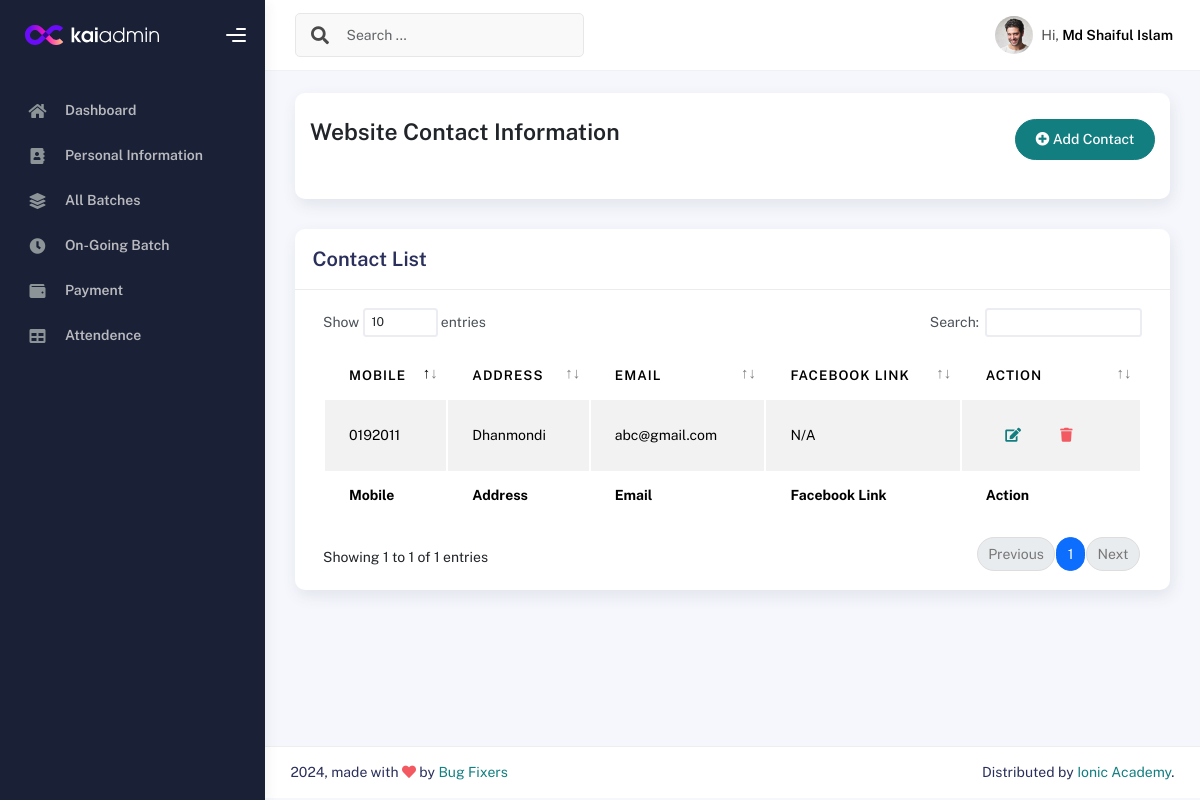
Page /contactlist/ (signed in) on the committed database.
### IMSapp/models.py (models this page shows, shortened)
class IMSUserModel(AbstractUser):
    USERTYPE=[
        ('Authority','Authority'),
        ('Student','Student'),
        ('Teacher','Teacher'),
        ('Staff','Staff'),
    ]
    UserType=models.CharField(choices=USERTYPE,max_length=100, null=True)

class StudentModel(models.Model):
    Imsuser=models.OneToOneField(IMSUserModel,on_delete=models.CASCADE,related_name='studentinfo',null=True)
    StudentID=models.CharField(max_length=100,null=True)
    StudentName=models.CharField(max_length=100,null=True)
    StudentPhoto=models.ImageField(upload_to='studentPhoto',null=True)
    AdmissionDate=models.DateField(auto_now_add=True,null=True)
    EducationalQualification=models.CharField(max_length=100,null=True)
    LinkedInLink =models.CharField(max_length=150,null=True)
    GithubLink =models.CharField(max_length=150,null=True)
    FacebookLink =models.CharField(max_length=150,null=True)

class WebsiteContactModel(models.Model):
    Imsuser = models.CharField(max_length=50,null=True)
    Mobile = models.CharField(max_length=50,null=True)
    Address = models.CharField(max_length=100,null=True)
    Email = models.CharField(max_length=100,null=True)
    MapLink = models.TextField(null=True)
    GithubLink =models.CharField(max_length=150,null=True)
    FacebookLink =models.CharField(max_length=150,null=True)
    YoutubeLink =models.CharField(max_length=150,null=True)
    TwitterLink =models.CharField(max_length=150,null=True)

### IMSapp/contactviews.py (the view)
# urls.py: path('contactlist/',contactlist,name="contactlist"),
def contactlist(request):
    contactdata = WebsiteContactModel.objects.all()
    return render(request,'contact/contactlist.html',{'contactdata':contactdata})

### IMSapp/templates/contact/contactlist.html
{% extends "profilemaster/master.html" %}
{% block content %}
<div class="col-sm-12 col-md-12">
    <div class="card card-stats card-round">
        <div class="card-body">
            <div class="d-flex align-items-left align-items-md-center flex-column flex-md-row pt-2 pb-4">
                <div>
                    <h3 class="fw-bold mb-3">Website Contact Information</h3>
                </div>
                <div class="ms-md-auto py-2 py-md-0">
                    <a href="{% url 'addcontact' %}" class="btn btn-primary btn-round"><i class="fas fa-plus-circle"></i> Add Contact</a>
                </div>
            </div>
        </div>
    </div>
</div>
<div class="col-md-12">
    <div class="card">
      <div class="card-header">
        <h4 class="card-title">Contact List</h4>
      </div>
      <div class="card-body">
        <div class="table-responsive">
          <table id="basic-datatables" class="display table table-striped table-hover">
            <thead>
              <tr>
                <th>Mobile</th>
                <th>Address</th>
                <th>Email</th>
                <th>Facebook Link</th>
                <th>Action</th>
              </tr>
            </thead>
            <tfoot>
                <tr>
                    <th>Mobile</th>
                    <th>Address</th>
                    <th>Email</th>
                    <th>Facebook Link</th>
                    <th>Action</th>
                  </tr>
            </tfoot>
            <tbody>
              {% for i in contactdata %}
              <tr>
                <td>{{i.Mobile}}</td>
                <td>{{i.Address}}</td>
                <td>{{i.Email}}</td>
                <td>{{i.FacebookLink}}</td>
                <td>
                    <div class="form-button-action">
                      <a href="{% url 'editcontact' i.id %}" class="btn btn-link btn-primary btn-md">
                        <i class="fa fa-edit"></i>
                      </a>
                      <a href="{% url 'deletecontact' i.id %}" class="btn btn-link btn-danger btn-md">
                        <i class="fa fa-trash"></i>
                      </a>
                    </div>
                  </td>
              </tr>
              {% endfor %}
            </tbody>
          </table>
        </div>
      </div>
    </div>
  </div>
{% endblock content %}

### IMSapp/templates/profilemaster/header.html (shortened to what this page needs)
{% load static %}
<div class="main-header">
    <nav class="navbar navbar-header navbar-header-transparent navbar-expand-lg border-bottom">
      <div class="container-fluid">
        <nav class="navbar navbar-header-left navbar-expand-lg navbar-form nav-search p-0 d-none d-lg-flex">
          <div class="input-group">
            <div class="input-group-prepend">
              <button type="submit" class="btn btn-search pe-1">
                <i class="fa fa-search search-icon"></i>
              </button>
            </div>
            <input type="text" placeholder="Search ..." class="form-control" />
          </div>
        </nav>
        <ul class="navbar-nav topbar-nav ms-md-auto align-items-center">
          <li class="nav-item topbar-user dropdown hidden-caret">
            <a class="dropdown-toggle profile-pic" data-bs-toggle="dropdown" href="#" aria-expanded="false">
              <div class="avatar-sm">
                <img src="{% static 'profileassets/img/profile.jpg' %}" alt="..." class="avatar-img rounded-circle" />
              </div>
              <span class="profile-username">
                <span class="op-7">Hi,</span>
                <span class="fw-bold">{{user.studentinfo.StudentName}}</span>
              </span>
            </a>
          </li>
        </ul>
      </div>
    </nav>
  </div>

### rows in the picture
IMSUserModel: studentinfo.StudentName "Md Shaiful Islam"
WebsiteContactModel: Mobile "0192011", Address "Dhanmondi", Email "abc@gmail.com", FacebookLink "N/A"
